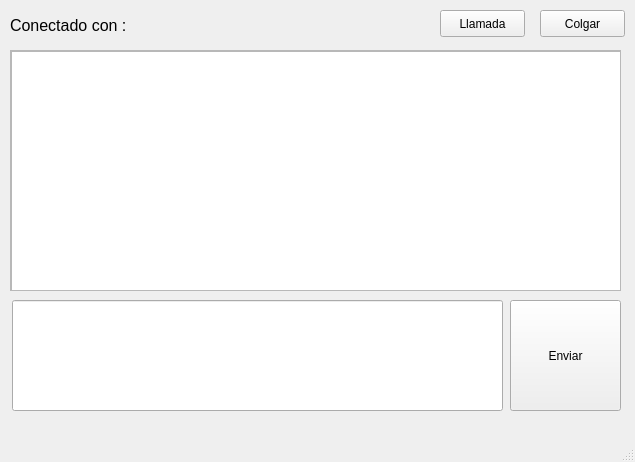
<?xml version="1.0" encoding="UTF-8"?>
<ui version="4.0">
 <class>MainWindow</class>
 <widget class="QMainWindow" name="MainWindow">
  <property name="geometry">
   <rect>
    <x>0</x>
    <y>0</y>
    <width>635</width>
    <height>462</height>
   </rect>
  </property>
  <property name="windowTitle">
   <string>MainWindow</string>
  </property>
  <widget class="QWidget" name="centralwidget">
   <widget class="QPushButton" name="boton_send">
    <property name="geometry">
     <rect>
      <x>510</x>
      <y>300</y>
      <width>111</width>
      <height>111</height>
     </rect>
    </property>
    <property name="text">
     <string>Enviar</string>
    </property>
   </widget>
   <widget class="QLineEdit" name="text_send">
    <property name="geometry">
     <rect>
      <x>12</x>
      <y>300</y>
      <width>491</width>
      <height>111</height>
     </rect>
    </property>
   </widget>
   <widget class="QScrollArea" name="scrollArea">
    <property name="geometry">
     <rect>
      <x>10</x>
      <y>50</y>
      <width>611</width>
      <height>241</height>
     </rect>
    </property>
    <property name="widgetResizable">
     <bool>true</bool>
    </property>
    <widget class="QWidget" name="scrollAreaWidgetContents">
     <property name="geometry">
      <rect>
       <x>0</x>
       <y>0</y>
       <width>609</width>
       <height>239</height>
      </rect>
     </property>
     <widget class="QTextEdit" name="texr_recived">
      <property name="geometry">
       <rect>
        <x>0</x>
        <y>0</y>
        <width>611</width>
        <height>241</height>
       </rect>
      </property>
     </widget>
    </widget>
   </widget>
   <widget class="QLabel" name="conec_usser">
    <property name="geometry">
     <rect>
      <x>10</x>
      <y>10</y>
      <width>201</width>
      <height>31</height>
     </rect>
    </property>
    <property name="font">
     <font>
      <pointsize>12</pointsize>
     </font>
    </property>
    <property name="text">
     <string>Conectado con : </string>
    </property>
   </widget>
   <widget class="QPushButton" name="boton_salir">
    <property name="geometry">
     <rect>
      <x>540</x>
      <y>10</y>
      <width>85</width>
      <height>27</height>
     </rect>
    </property>
    <property name="text">
     <string>Colgar</string>
    </property>
   </widget>
   <widget class="QPushButton" name="botob_call">
    <property name="geometry">
     <rect>
      <x>440</x>
      <y>10</y>
      <width>85</width>
      <height>27</height>
     </rect>
    </property>
    <property name="text">
     <string>Llamada</string>
    </property>
   </widget>
  </widget>
  <widget class="QMenuBar" name="menubar">
   <property name="geometry">
    <rect>
     <x>0</x>
     <y>0</y>
     <width>635</width>
     <height>23</height>
    </rect>
   </property>
  </widget>
  <widget class="QStatusBar" name="statusbar"/>
 </widget>
 <resources/>
 <connections/>
</ui>
